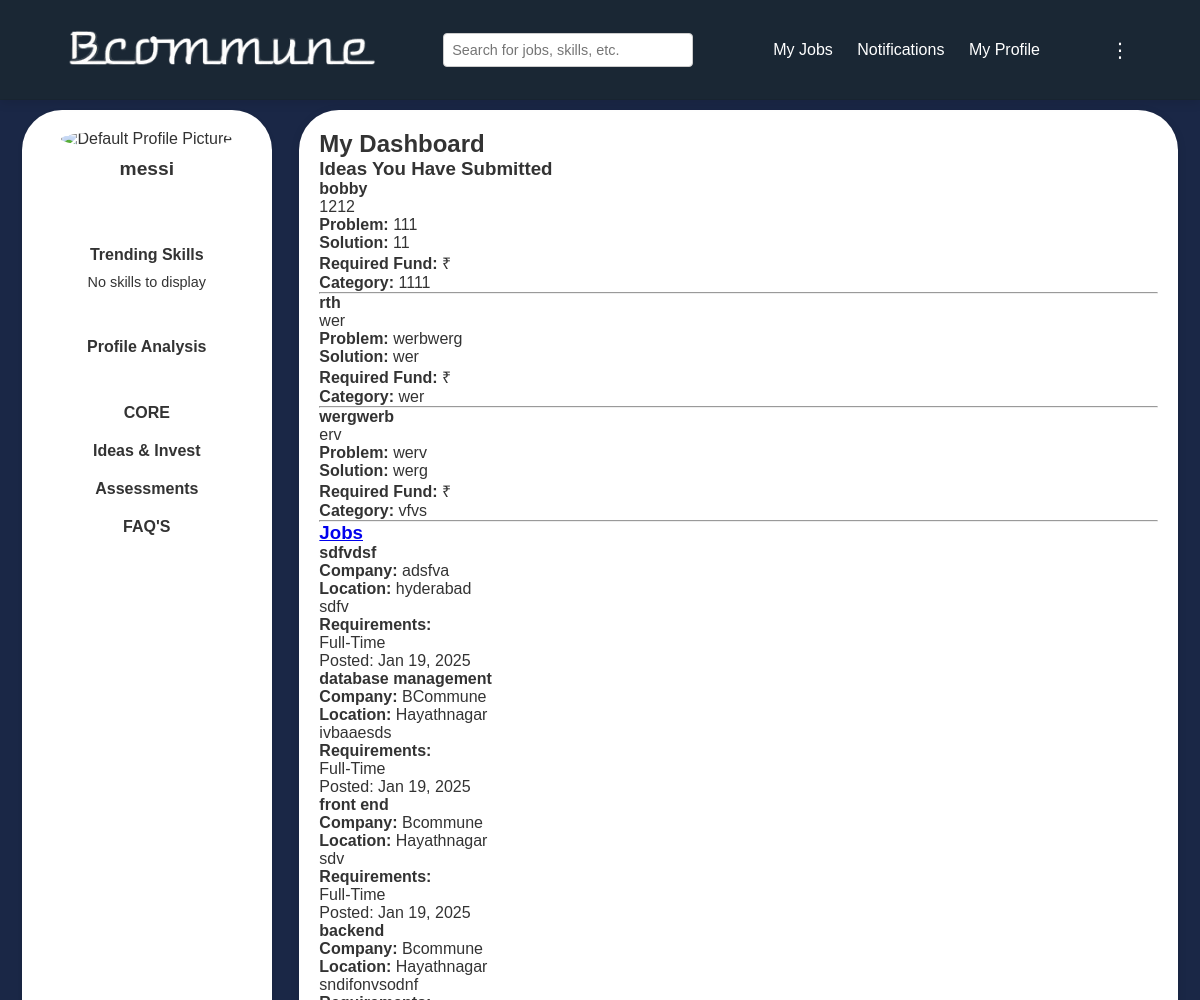
/individual/dashboard/ (signed in, upper part), run on an earlier commit of the app's database.
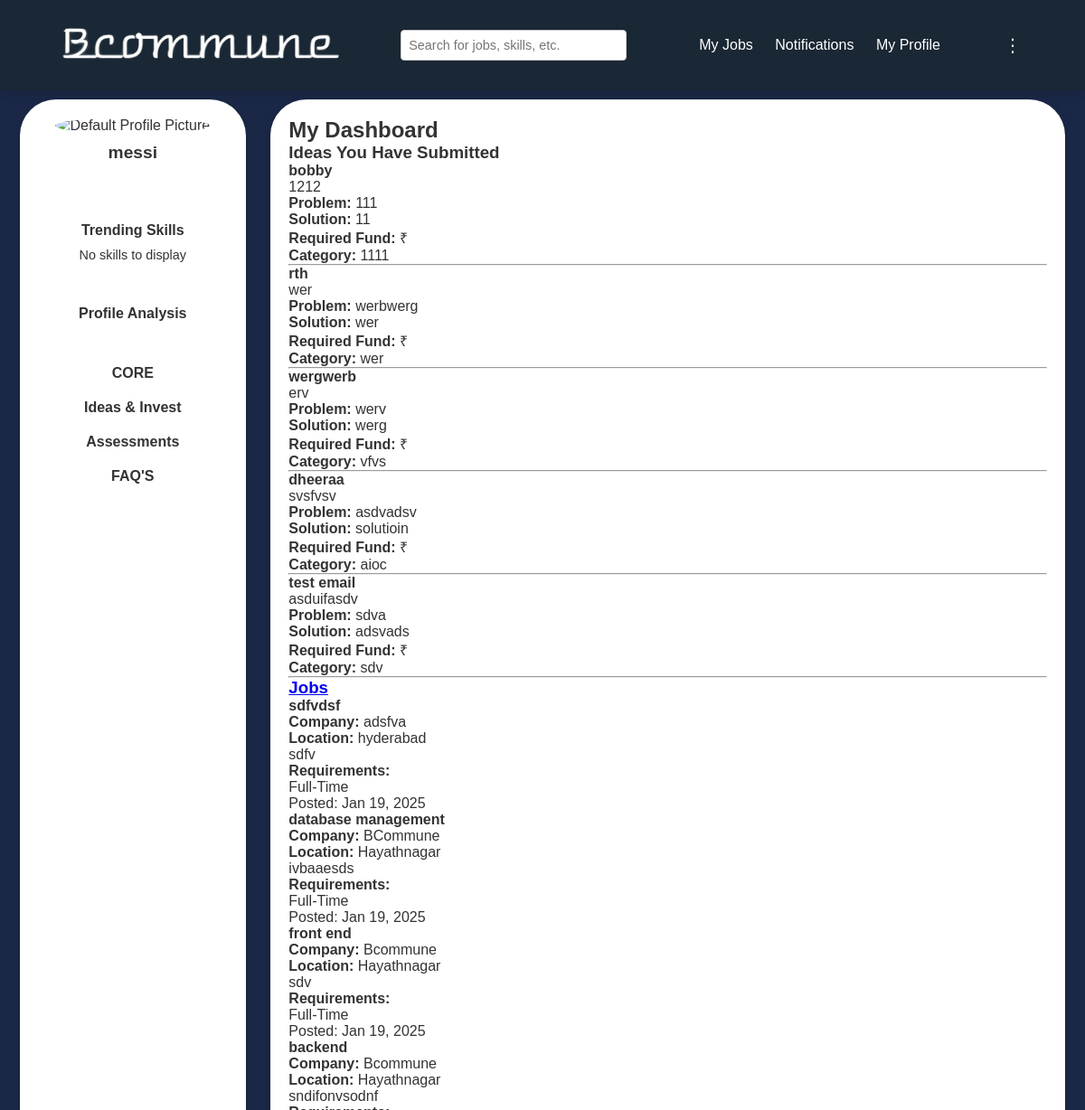
And on a later commit of the database.
### users/models.py (models this page shows, shortened)
class Idea(models.Model):
    title = models.CharField(max_length=200)
    patent_number = models.CharField(max_length=100, blank=True, null=True)
    brief_description = models.TextField()
    application_number = models.CharField(max_length=100, blank=True, null=True)
    problem_statement = models.TextField()
    solution = models.TextField()
    visibility = models.CharField(max_length=10, choices=[('public', 'Public'), ('private', 'Private')])
    details = models.TextField(blank=True, null=True)
    fund = models.DecimalField(max_digits=10, decimal_places=2, blank=True, null=True)
    category = models.CharField(max_length=100)
    photo = models.ImageField(upload_to='idea_photos/', blank=True, null=True)
    video = models.FileField(upload_to='idea_videos/', blank=True, null=True)
    team_info = models.TextField(blank=True, null=True)
    created_at = models.DateTimeField(auto_now_add=True)
    email = models.EmailField(null=True, blank=True)

class Job(models.Model):
    title = models.CharField(max_length=200)
    company = models.CharField(max_length=200)
    company_user = models.ForeignKey(get_user_model(), on_delete=models.CASCADE)
    location = models.CharField(max_length=200)
    description = models.TextField()
    requirements = models.CharField(max_length=200)
    salary = models.CharField(max_length=200, default="Not Specified")
    posted_date = models.DateTimeField(default=timezone.now)
    required_skills = models.TextField(help_text="Enter required skills separated by commas", default='')
    min_experience = models.PositiveIntegerField(default=0)
    required_qualification = models.CharField(max_length=50, default='bachelor',choices=[
        ('bachelor', 'Bachelors'),
        ('master', 'Masters'),
        ('phd', 'PhD'),
        ('diploma', 'Diploma'),
    ])

### users/views.py (the view)
# urls.py: path('individual/dashboard/', views.individual_dashboard, name='individual_dashboard'),
@login_required
def individual_dashboard(request):
    if request.user.user_type != 'individual':
        return redirect('individual_login')
    ideas = Idea.objects.all()
    jobs = Job.objects.all().order_by('-posted_date')
    freelance_projects = FreelanceProject.objects.all().order_by('-created_at')[:3]
    return render(
        request,
        'individual_dashboard.html',
        {
            'ideas': ideas,
            'jobs': jobs,
            'freelance_projects': freelance_projects,
        }
    )

### users/templates/individual_dashboard.html (shortened to what this page needs)
{% load static %}
<!DOCTYPE html>
<html lang="en">
<head>
    <link rel="stylesheet" href="{% static 'css/common.css'%}">
</head>
<body>
    {% include 'header1.html' %}
    <div class="main-container">
        {% include 'sidebar.html' %}
        <div class="content">
            <h2>My Dashboard</h2>
            <section id="ideas">
                <h3>Ideas You Have Submitted</h3>
                <div class="cards-container">
                    {% for idea in ideas %}
                        <div class="card">
                            <h4>{{ idea.title }}</h4>
                            <p>{{ idea.brief_description }}</p>
                            <p><strong>Problem:</strong> {{ idea.problem_statement }}</p>
                            <p><strong>Solution:</strong> {{ idea.solution }}</p>
                            <p><strong>Required Fund:</strong> ₹{{ idea.fund_required }}</p>
                            <p><strong>Category:</strong> {{ idea.category }}</p>
                            <hr>
                        </div>
                    {% empty %}
                        <p>No ideas submitted yet.</p>
                    {% endfor %}
                </div>
            </section>
            <section id="jobs">
                <a href="{% url 'individual_alljobs' %}"><h3>Jobs</h3></a>
                <div class="cards-container">
                    {% for job in jobs %}
                        <div class="card" onclick="window.location.href='{% url 'individual_alljobs' %}?job_id={{ job.id }}';" style="cursor: pointer;">
                            <h4>{{ job.title }}</h4>
                            <p><strong>Company:</strong> {{ job.company }}</p>
                            <p><strong>Location:</strong> {{ job.location }}</p>
                            <p>{{ job.description }}</p>
                            <p><strong>Requirements:</strong></p>
                            <p>{{ job.requirements }}</p>
                            <p class="posted-date">Posted: {{ job.posted_date|date:'M d, Y' }}</p>
                        </div>
                    {% empty %}
                        <p>No jobs available at the moment.</p>
                    {% endfor %}
                </div>
            </section>
        </div>
    </div>
</body>
</html>

What changed in the data, as far as the page shows it:
added Idea: title "dheeraa", brief_description "svsfvsv", problem_statement "asdvadsv", solution "solutioin", category "aioc"
added Idea: title "test email", brief_description "asduifasdv", problem_statement "sdva", solution "adsvads", category "sdv"
